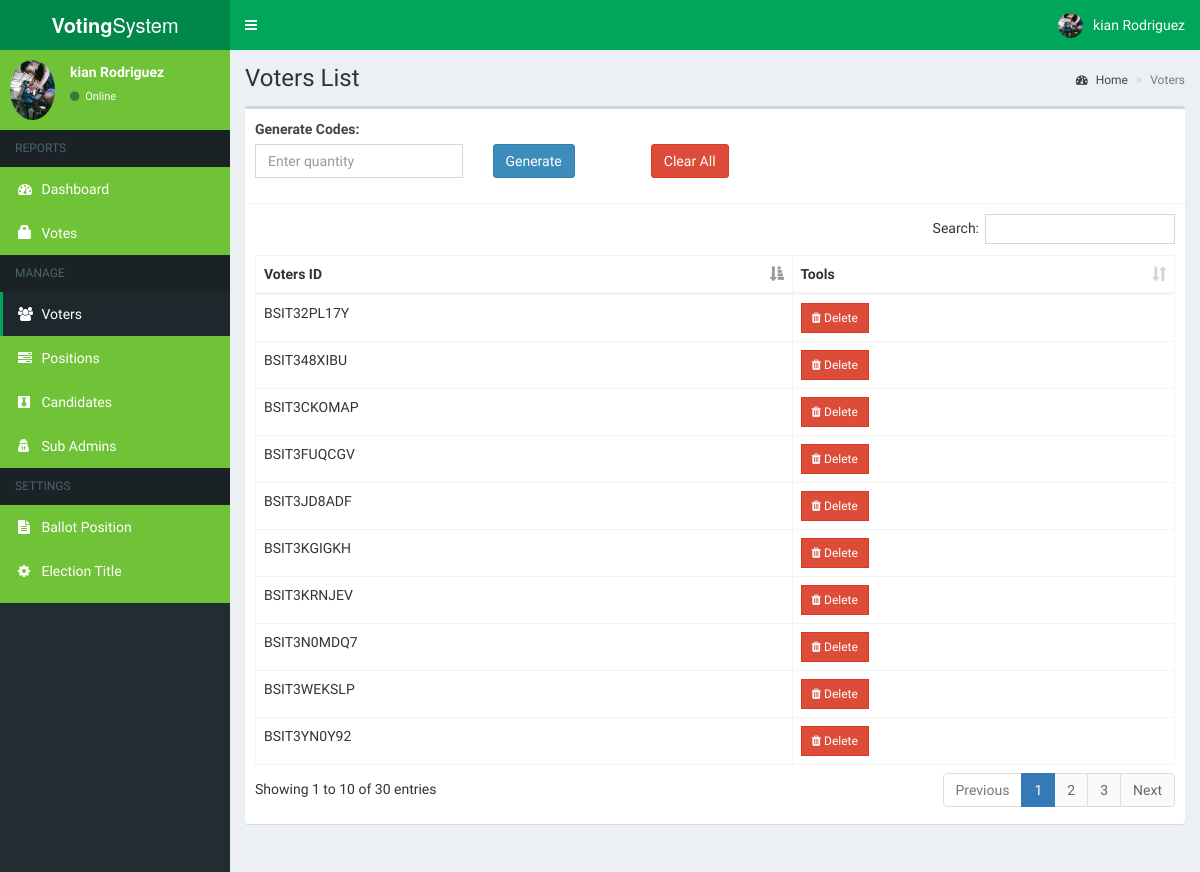
Screenshot of /admin/voters.php (signed in) with the database file from the repository.
### tables this page shows
CREATE TABLE `voters` (
  `id` int(11) NOT NULL,
  `election_id` int(11) NOT NULL,
  `voters_id` varchar(15) NOT NULL
);

### admin/includes/session.php (called while the page is built, shortened)
<?php
	include 'includes/conn.php';
	if(!isset($_SESSION['admin']) || empty($_SESSION['admin'])) {
		header('location: index.php');
		exit();
	}
	 else {
		$sql = "SELECT * FROM admin WHERE id = '".$_SESSION['admin']."'";
		$query = $conn->query($sql);
		$user = $query->fetch_assoc();
	}
?>

### admin/voters.php (the view, shortened to what this page needs)
<?php
    include 'includes/session.php';
?>
<?php include 'includes/header.php'; ?>
<body class="hold-transition skin-green sidebar-mini">
<div class="wrapper">
  <?php include 'includes/navbar.php'; ?>
  <?php include 'includes/menubar.php'; ?>
  <div class="content-wrapper">
    <section class="content-header">
      <h1>
        Voters List
      </h1>
      <ol class="breadcrumb">
        <li><a href="#"><i class="fa fa-dashboard"></i> Home</a></li>
        <li class="active">Voters</li>
      </ol>
    </section>
    <section class="content">
      <div class="row">
        <div class="col-xs-12">
          <div class="box">
            <div class="box-header with-border">
              <form action="" method="post" id="generateForm">
                <div class="row">
                  <div class="col-md-3">
                    <div class="form-group">
                      <label>Generate Codes:</label>
                      <input type="number" name="quantity" class="form-control" placeholder="Enter quantity">
                    </div>
                  </div>
                  <div class="col-md-2">
                    <div class="form-group">
                      <button type="submit" name="generate" class="btn btn-primary" style="margin-top: 25px;">Generate</button>
                    </div>
                  </div>
                  <div class="col-md-2">
                    <div class="form-group">
                      <button type="button" id="clearAllButton" class="btn btn-danger" style="margin-top: 25px;">Clear All</button>
                    </div>
                  </div>
                </div>
              </form>
            </div>
            <div class="box-body">
              <table id="example1" class="table table-bordered">
                <thead>
                  <th>Voters ID</th>
                  <th>Tools</th>
                </thead>
                <tbody>
                  <?php
                    $sql = "SELECT * FROM voters";
                    $result = $conn->query($sql);
                    if ($result->num_rows > 0) {
                      while($row = $result->fetch_assoc()) {
                        echo "
                          <tr>
                            <td>".$row['voters_id']."</td>
                            <td>
                              <button class='btn btn-danger btn-sm delete btn-flat' data-voter='".$row['voters_id']."'><i class='fa fa-trash'></i> Delete</button>
                            </td>
                          </tr>
                        ";
                      }
                    } else {
                      echo "<tr><td colspan='2'>No voters found</td></tr>";
                    }
                  ?>
                </tbody>
              </table>
            </div>
          </div>
        </div>
      </div>
    </section>
  </div>
</div>
</body>
</html>

### admin/includes/navbar.php (shortened to what this page needs)
<header class="main-header">
  <a href="#" class="logo">
    <span class="logo-lg"><b>Voting</b>System</span>
  </a>
  <nav class="navbar navbar-static-top">
    <a href="#" class="sidebar-toggle" data-toggle="push-menu" role="button">
    </a>
    <div class="navbar-custom-menu">
      <ul class="nav navbar-nav">
        <li class="dropdown user user-menu">
          <a href="#" class="dropdown-toggle" data-toggle="dropdown">
            <img src="<?php echo (!empty($user['photo'])) ? '../images/'.$user['photo'] : '../images/profile.jpg'; ?>" class="user-image" alt="User Image">
            <span class="hidden-xs"><?php echo $user['firstname'].' '.$user['lastname']; ?></span>
          </a>
        </li>
      </ul>
    </div>
  </nav>
</header>

### admin/includes/menubar.php (shortened to what this page needs)
<aside class="main-sidebar">
  <section class="sidebar" style="background-color: #70C237; color: #fff;">
    <div class="user-panel">
      <div class="pull-left image">
        <img src="<?php echo (!empty($user['photo'])) ? '../images/'.$user['photo'] : '../images/profile.jpg'; ?>" class="img-circle" alt="User Image">
      </div>
      <div class="pull-left info">
        <p><?php echo $user['firstname'].' '.$user['lastname']; ?></p>
        <a><i class="fa fa-circle text-success"></i> Online</a>
      </div>
    </div>
    <ul class="sidebar-menu" data-widget="tree">
      <li class="header">REPORTS</li>
      <li class=""><a href="home.php" style="color: #fff;"><i class="fa fa-dashboard"></i> <span>Dashboard</span></a></li>
      <li class=""><a href="votes.php" style="color: #fff;"><span class="glyphicon glyphicon-lock"></span> <span>Votes</span></a></li>
      <li class="header">MANAGE</li>
      <li class=""><a href="voters.php" style="color: #fff;"><i class="fa fa-users"></i> <span>Voters</span></a></li>
      <li class=""><a href="positions.php" style="color: #fff;"><i class="fa fa-tasks"></i> <span>Positions</span></a></li>
      <li class=""><a href="candidates.php" style="color: #fff;"><i class="fa fa-black-tie"></i> <span>Candidates</span></a></li>
      <li class=""><a href="sub_admins.php" style="color: #fff;"><i class="fa fa-user-secret"></i> <span>Sub Admins</span></a></li>
      <li class="header">SETTINGS</li>
      <li class=""><a href="ballot.php" style="color: #fff;"><i class="fa fa-file-text"></i> <span>Ballot Position</span></a></li>
      <li class=""><a href="#config" data-toggle="modal" style="color: #fff;"><i class="fa fa-cog"></i> <span>Election Title</span></a></li>
    </ul>
  </section>
</aside>

### rows the page displays
voters: voters "BSIT348XIBU"
voters: voters "BSIT3CKOMAP"
voters: voters "BSIT32PL17Y"
voters: voters "BSIT3YN0Y92"
voters: voters "BSIT3WEKSLP"
voters: voters "BSIT3FUQCGV"
voters: voters "BSIT3KGIGKH"
voters: voters "BSIT3KRNJEV"
voters: voters "BSIT3N0MDQ7"
voters: voters "BSIT3JD8ADF"

### other values shown
$user['firstname'] "kian"
$user['lastname'] "Rodriguez"
